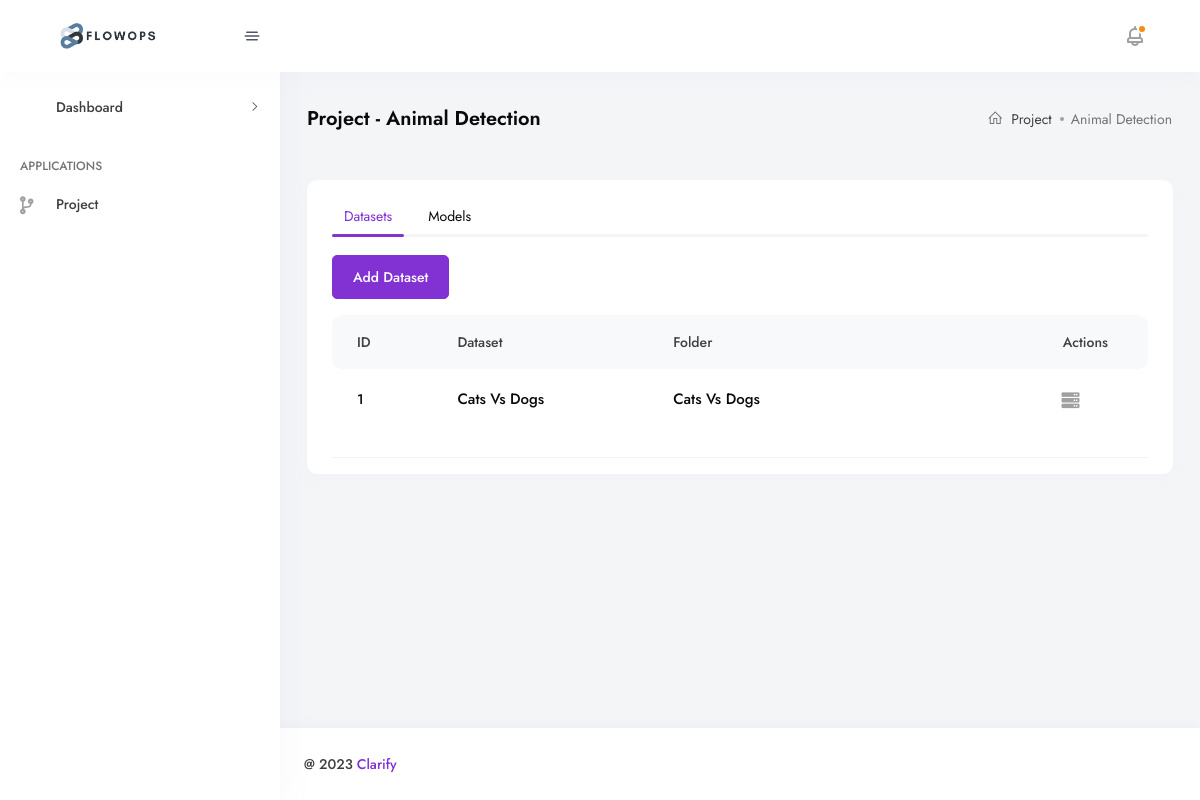
Page /3 on the committed database.
### project/models.py (models this page shows, shortened)
class Project(models.Model):
    STATUS_CHOICES = (
        ('Complete', 'complete'),
        ('Active', 'active'),
        ('Inactive', 'inactive'),
    )
    project_name = models.CharField(max_length=100)
    status = models.CharField(max_length=20, choices=STATUS_CHOICES, default='Active', null=True, blank=True)
    created_at = models.DateTimeField(auto_now_add=True)
    updated_at = models.DateTimeField(auto_now=True)
    class Meta:
        verbose_name_plural = 'Project'

### dataset/models.py (models this page shows, shortened)
class DatasetBaseModel(models.Model):
    created_at = models.DateTimeField(auto_now_add=True)
    updated_at = models.DateTimeField(auto_now=True)
    class Meta:
        abstract = True

class Dataset(DatasetBaseModel):
    id = models.UUIDField(primary_key=True, default=uuid.uuid4, editable=False)
    name = models.CharField(max_length=256)
    project = models.ForeignKey(Project, on_delete=models.CASCADE, related_name='projectDataset')
    train_ratio = models.FloatField(default=0.0, validators=[MinValueValidator(0.0), MaxValueValidator(1.0)])
    val_ratio = models.FloatField(default=0.0, validators=[MinValueValidator(0.0), MaxValueValidator(1.0)])
    parent_folder = models.ForeignKey(Folder, on_delete=models.CASCADE, related_name='dataParentFolder', blank=True)
    class Meta:
        verbose_name_plural = 'Raw Dataset'

class Folder(models.Model):
    id = models.UUIDField(primary_key=True, default=uuid.uuid4, editable=False)
    folder_name = models.CharField(max_length=100, null=True, blank=True)
    folder_path = models.CharField(max_length=1024, null=True, blank=True)
    folders = models.ManyToManyField('self', related_name='subFolders', symmetrical=False, blank=True)  # Many folders -> Many sub-folders
    parents = models.ForeignKey('self', related_name='parentFolders', on_delete=models.CASCADE, null=True, blank=True)  # Many folders -> One parent folder
    created_at = models.DateTimeField(auto_now_add=True)
    updated_at = models.DateTimeField(auto_now=True)

### project/views.py (the view)
# urls.py: path('<int:pk>', views.projectDetailedView, name='project'),
def projectDetailedView(request, pk):
    project = Project.objects.get(id=pk)
    datasets = Dataset.objects.filter(project=project.id)
    models = ModelSetup.objects.all()
    datasetForm = DatasetForm()
    modelSetupForm = ModelSetupForm()
    modelConfigForm = ModelTrainingConfigForm()
    context = {"project": project,
               "datasets": datasets,
               "datasetForm": datasetForm,
               "models": models,
               "modelForm": modelSetupForm,
               "modelConfigForm": modelConfigForm}
    return render(request, 'pages/project/projectDetail.html', context)

### templates/pages/project/projectDetail.html (shortened to what this page needs)
{% extends 'layout/app.html' %}
{% load static %}
{% load widget_tweaks %}
{% block content %}
    <div class="container-fluid">
        <div class="row">
            <div class="col-lg-12">
                <div class="breadcrumb-main">
                    <h4 class="text-capitalize breadcrumb-title">Project - {{ project.project_name }}</h4>
                    <div class="breadcrumb-action justify-content-center flex-wrap">
                        <nav aria-label="breadcrumb">
                            <ol class="breadcrumb">
                                <li class="breadcrumb-item"><a href="{% url 'project:projects' %}"><i
                                        class="las la-home"></i>Project</a></li>
                                <li class="breadcrumb-item active"
                                    aria-current="page">{{ project.project_name }}
                                </li>
                            </ol>
                        </nav>
                    </div>
                </div>
            </div>
        </div>
        <div class="row mt-3">
            <div class="col-12">
                <div class="card card-default card-md mb-4">
                    <div class="card-body">
                        <div class="tab-wrapper">
                            <div class="dm-tab tab-horizontal">
                                <ul class="nav nav-tabs vertical-tabs" role="tablist">
                                    <li class="nav-item">
                                        <a class="nav-link active" id="tab-horizontal-1-tab" data-bs-toggle="tab"
                                           href="#tab-horizontal-1"
                                           role="tab" aria-controls="tab-horizontal-1" aria-selected="true">Datasets</a>
                                    </li>
                                    <li class="nav-item">
                                        <a class="nav-link" id="tab-horizontal-2-tab" data-bs-toggle="tab"
                                           href="#tab-horizontal-2"
                                           role="tab" aria-controls="tab-horizontal-1"
                                           aria-selected="false">Models</a>
                                    </li>
                                </ul>
                                <div class="tab-content">
                                    <div class="tab-pane fade show active" id="tab-horizontal-1" role="tabpanel"
                                         aria-labelledby="tab-horizontal-1-tab">
                                        <div class="userDatatable userDatatable--ticket userDatatable--ticket--2 mt-1">
                                            <div class="action-btn my-3">
                                                <a class="btn btn-primary shadow" data-bs-toggle="modal" href="#addDataset" role="button" aria-expanded="false"
                                                    aria-controls="collapseOne">Add Dataset</a>
                                            </div>
                                            <div>
                                                {% include 'pages/project/dataset/datasetTable.html' %}
                                            </div>
                                        </div>
                                    </div>
                                </div>
                            </div>
                        </div>
                    </div>
                </div>
            </div>
        </div>
    </div>
{% endblock %}

### templates/pages/project/dataset/datasetTable.html (shortened to what this page needs)
<div class="table-responsive" id="datasetList">
    <table class="table mb-0 table-borderless">
        <thead>
        <tr class="userDatatable-header">
            <th>
                <span class="userDatatable-title">ID</span>
            </th>
            <th>
                <span class="userDatatable-title">Dataset</span>
            </th>
            <th>
                <span class="userDatatable-title">Folder</span>
            </th>
            <th class="actions">
                <span class="userDatatable-title">Actions</span>
            </th>
        </tr>
        </thead>
        <tbody>
        {% for dataset in datasets %}
            <tr>
                <td>{{ forloop.counter }}</td>
                <td>
                    <div class="d-flex">
                        <div class="userDatatable-inline-title">
                            <a href="#" class="text-dark fw-500">
                                <h6>{{ dataset.name }}</h6>
                            </a>
                        </div>
                    </div>
                </td>
                <td>
                    <div class="d-flex">
                        <div class="userDatatable-inline-title">
                            <a href="#" class="text-dark fw-500">
                                <h6>{{ dataset.parent_folder.folder_name }}</h6>
                            </a>
                        </div>
                    </div>
                </td>
                <td>
                    <ul class="orderDatatable_actions mb-0 d-flex flex-wrap">
                        <li>
                            <a data-bs-toggle="modal" href="#updateProject" role="button" aria-expanded="false" aria-controls="collapseOne"
                                class="edit" hx-get="{% url 'project:projectInstance' project.id %}" hx-trigger="click" hx-target="#updateForm">
                                <i class="fa fa-server"></i>
                            </a>
                        </li>
                        <li>
                            <a href="" hx-delete="{% url 'dataset:datasetDelete' pk=project.id data_pk=dataset.id %}"
                                    hx-confirm="Delete Dataset ?"
                                    hx-target="#datasetList"
                                    class="remove">
                            </a>
                        </li>
                    </ul>
                </td>
            </tr>
        {% endfor %}
        </tbody>
    </table>
</div>

### rows in the picture
Project: project_name "Animal Detection"
Dataset: name "Cats Vs Dogs", parent_folder.folder_name "Cats Vs Dogs"
